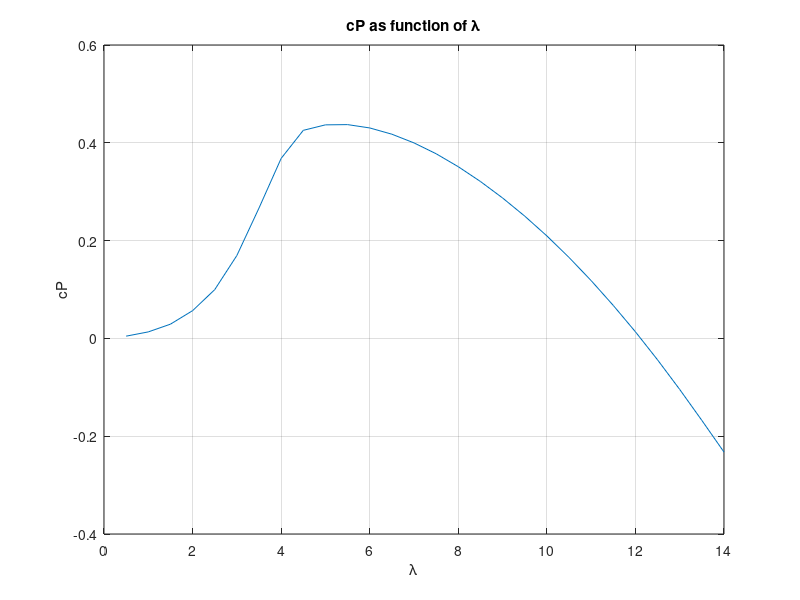
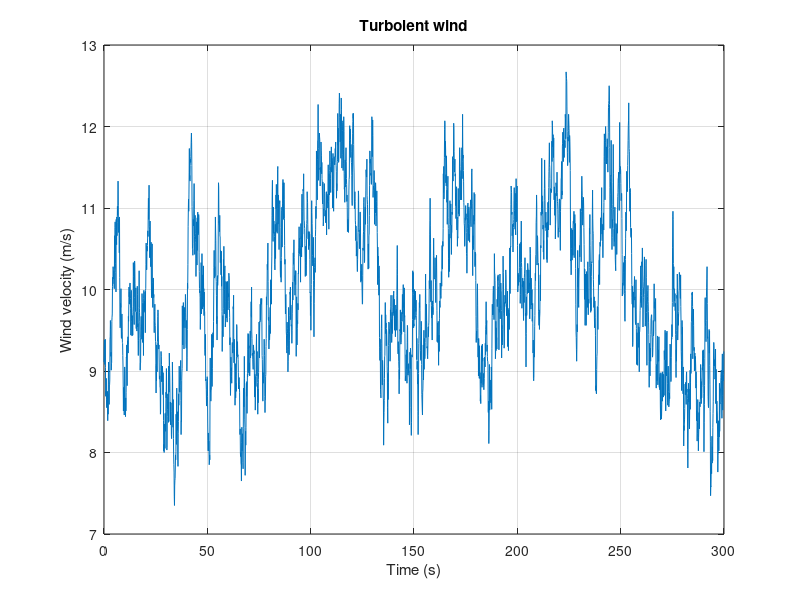

MATLAB code for these plots, in order: (Note: this script raises an error after producing the figures.)
clear 
close all
clc

%% CONSTANT PARAMETERS
time_max = 50; % maximum time to be studied (s)
delta_t = 0.005; % discretization time (s)
i_max = time_max / delta_t; % number of iterations

sincronous_velocity = 5; % (rad/s)
MG_coefficient = 2.55e5; % generator curve coefficient

R = 9.5; % rotor diameter (m)
rho = 1.225; % air density (kg/m^3)
V0 = 10; % constant wind speed (m/s)
V0_f = 10; % wind speed for free running turbine (m/s)
omega_initial = 1; % initial angular velocity (rad/s)
omega_initial_f = 1; % initial angular velocity free running turbine (rad/s)
I = 1.5e4; % rotor inertia (kgm^2)

%% Q1 & Q2: PLOT OF THE LOADED DATA
% load the data form the table
cP_vs_lambda = load('Cp_Lambda.txt');
V0_vs_time = load('usim.dat');

figure()
plot(cP_vs_lambda(:,1), cP_vs_lambda(:,2))
xlabel('\lambda')
ylabel('cP')
title('cP as function of \lambda')
grid on

figure()
plot(V0_vs_time(:,1), V0_vs_time(:,2))
title('Turbolent wind')
xlabel('Time (s)')
ylabel('Wind velocity (m/s)')
grid on

%% Q4: COMPUTATION OF THE ANGULAR VELOCITY, ROTOR AND GENERATOR TORQUE 

% bild a vector with the constant velocity: it is needed to use
% control_function
V0_q1 = ones(1, i_max)*V0;
% compute the torque and the velocity
[Mr, Mg, omega, delta_t_vector] = control_function(i_max, ...
  omega_initial, R, V0_q1, rho, cP_vs_lambda, MG_coefficient, ...
  sincronous_velocity, delta_t, I);

% plot the time evolution of the roataional speed
figure()
plot(delta_t_vector, omega)
xlabel('Time [s]')
ylabel('\omega [rad/s]')
title('Rotor angular velocity')
grid on

% plot the time evolution of the generator torque
figure()
plot(delta_t_vector, Mg)
xlabel('Time [s]')
ylabel('Generator torque [Nm]')
title('Generator torque')
grid on

% plot the time evolution of the wind torque
figure()
plot(delta_t_vector, Mr)
xlabel('Time [s]')
ylabel('Wind torque [Nm]')
title('Wind torque')
grid on

%% Q5: CALCULATION OF THE SLIP
omega_nom = omega(end); % nominal velocity (rad/s)
SL = (omega_nom - sincronous_velocity) / sincronous_velocity; % syncronous motor slip

%% Q6: COMPUTATION OF THE ANGULAR VELOCITY, ROTOR AND GENERATOR TORQUE FOR 
%% TURBOLENT WIND INFLOW

clear lambda
V0_t = V0_vs_time(:,2); % load velocity (m/s)
V0_item = size(V0_t, 1); % number of item of the velocity vector
t_max = V0_vs_time(end,1); % maximum time of the recorded data
delta_t_t = t_max / V0_item; % delta_t for the turbolent case (s)

[Mr_t, Mg_t, omega_t, delta_t_vector_t] = control_function(V0_item, ...
  omega_initial, R, V0_t, rho, cP_vs_lambda, MG_coefficient, ...
  sincronous_velocity, delta_t_t, I);

% plot the time evolution of the roataional speed
figure()
plot(delta_t_vector_t, omega_t)
xlabel('Time [s]')
ylabel('\omega [rad/s]')
title('Rotor angular velocity - Turbolent wind')
grid on

% plot the time evolution of the generator torque
figure()
plot(delta_t_vector_t, Mg_t)
xlabel('Time [s]')
ylabel('Generator torque [Nm]')
title('Generator torque - Turbolent wind')
grid on

% plot the time evolution of the wind torque
figure()
plot(delta_t_vector_t, Mr_t)
xlabel('Time [s]')
ylabel('Wind torque [Nm]')
title('Wind torque - Turbolent wind')
grid on

% plot the time evolution of both torques on the same graphs
figure()
plot(delta_t_vector_t, Mr_t)
hold on
plot(delta_t_vector_t, Mg_t)
hold off
xlabel('Time [s]')
ylabel('Wind torque [Nm]')
title('Wind torque')
grid on

%% SIMULATION OF THE FREE RUNNING TURBINE

[Mr_f, Mg_f, omega_f, delta_t_vector_f] = control_function(i_max, ...
  omega_initial_f, R, V0_q1, rho, cP_vs_lambda, 0, ...
  sincronous_velocity, delta_t_t, I);
% plot the time evolution of the roataional speed
figure()
plot(delta_t_vector_f, omega_f)
xlabel('Time [s]')
ylabel('\omega [rad/s]')
title('Rotor angular velocity - Free running')
grid on

% plot the time evolution of the wind torque
figure()
plot(delta_t_vector_f, Mr_f)
xlabel('Time [s]')
ylabel('Wind torque [Nm]')
title('Wind torque - Free running')
grid on